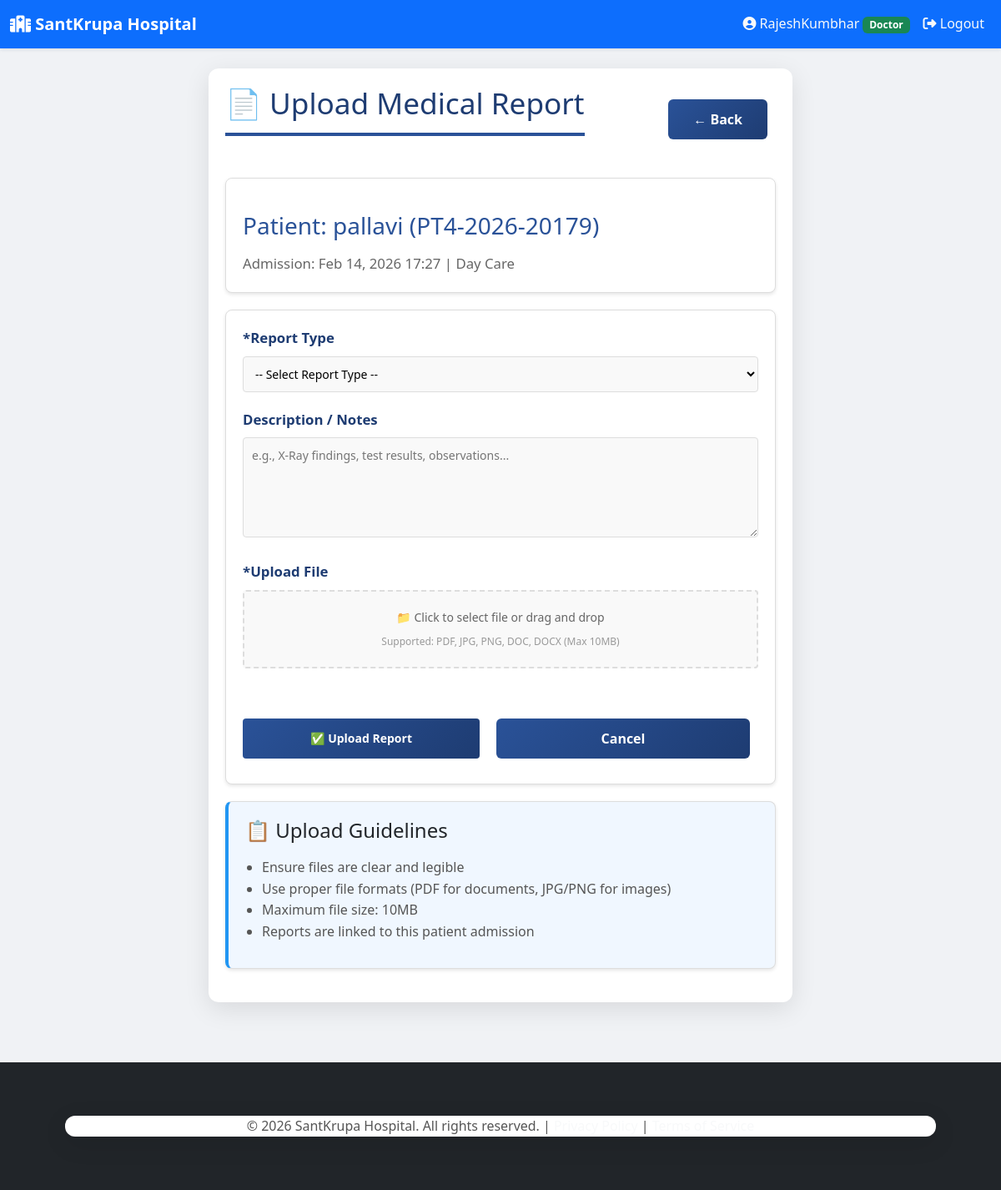
Screenshot of /clinic/ghanshyam_123/doctor/admission/4/upload-report/ (signed in) with the database file from the repository.
### hospital/models.py (models this page shows, shortened)
class User(AbstractUser):
    ROLE_CHOICES = [
        ('super_admin', 'Super Admin'),
        ('admin', 'Clinic Admin'),
        ('doctor', 'Doctor'),
        ('receptionist', 'Receptionist'),
        ('patient', 'Patient'),
        ('lab_tech', 'Lab Technician'),
    ]
    clinic = models.ForeignKey(Clinic, on_delete=models.CASCADE, related_name='users', null=True, blank=True)
    role = models.CharField(max_length=20, choices=ROLE_CHOICES, default='patient')
    created_at = models.DateTimeField(auto_now_add=True)
    class Meta:
        unique_together = [['clinic', 'username']]

class PatientAdmission(models.Model):
    ADMISSION_TYPES = [
        ('general', 'General Ward'),
        ('icu', 'ICU'),
        ('emergency', 'Emergency'),
        ('day_care', 'Day Care'),
        ('isolation', 'Isolation Ward'),
    ]
    DISCHARGE_STATUS = [
        ('admitted', 'Admitted'),
        ('in_treatment', 'In Treatment'),
        ('improving', 'Improving'),
        ('stable', 'Stable'),
        ('ready_for_discharge', 'Ready for Discharge'),
        ('discharged', 'Discharged'),
        ('shifted', 'Shifted to Another Facility'),
        ('deceased', 'Deceased'),
    ]
    clinic = models.ForeignKey(Clinic, on_delete=models.CASCADE, related_name='patient_admissions', null=True, blank=True)
    patient = models.ForeignKey(Patient, on_delete=models.CASCADE, related_name='admissions')
    doctor = models.ForeignKey(Doctor, on_delete=models.SET_NULL, null=True, blank=True, related_name='admissions')
    admission_date = models.DateTimeField(auto_now_add=True)
    admission_type = models.CharField(max_length=50, choices=ADMISSION_TYPES, default='general')
    bed_number = models.CharField(max_length=50, blank=True, help_text="e.g., 'ICU-5', 'Ward-A-12'")
    room_number = models.CharField(max_length=50, blank=True)
    reason_for_admission = models.TextField(help_text="Chief complaint, symptoms")
    medical_history = models.TextField(blank=True, help_text="Relevant past medical history")
    allergies = models.TextField(blank=True, help_text="Drug allergies, food allergies, etc.")
    status = models.CharField(max_length=30, choices=DISCHARGE_STATUS, default='admitted')
    discharge_date = models.DateTimeField(null=True, blank=True)
    discharge_notes = models.TextField(blank=True)
    follow_up_date = models.DateField(null=True, blank=True)
    follow_up_instructions = models.TextField(blank=True)
    created_at = models.DateTimeField(auto_now_add=True)
    updated_at = models.DateTimeField(auto_now=True)
    objects = ClinicManager()
    class Meta:
        ordering = ['-admission_date']

class Patient(models.Model):
    STATUS_CHOICES = [
        ('registered', 'Registered'),
        ('in_diagnosis', 'In Diagnosis'),
        ('treatment_started', 'Treatment Started'),
        ('discharged', 'Discharged'),
    ]
    clinic = models.ForeignKey(Clinic, on_delete=models.CASCADE, related_name='patients', null=True, blank=True)
    patient_id = models.CharField(max_length=20, editable=False)
    user = models.OneToOneField(User, on_delete=models.CASCADE, null=True, blank=True)
    patient_name = models.CharField(max_length=100)
    age = models.IntegerField()
    address = models.TextField()
    phone_number = models.CharField(max_length=15)
    registration_date = models.DateField(auto_now_add=True)
    status = models.CharField(max_length=20, choices=STATUS_CHOICES, default='registered')
    default_password = models.CharField(max_length=20, blank=True)
    registered_by = models.ForeignKey(User, on_delete=models.SET_NULL, null=True, blank=True,
                                     related_name='patients_registered',
                                     limit_choices_to={'role': 'receptionist'})
    objects = ClinicManager()
    class Meta:
        ordering = ['-registration_date']
        unique_together = [['clinic', 'patient_id']]
        indexes = [
            models.Index(fields=['clinic', 'registration_date']),
            models.Index(fields=['clinic', 'phone_number']),
        ]

### hospital/views.py (the view, shortened to what this page needs)
# urls.py: path('doctor/admission/<int:admission_id>/upload-report/', views.upload_admission_report, name='upload_admission_report'),
@login_required(login_url='login')
@require_http_methods(["GET", "POST"])
def upload_admission_report(request, admission_id, clinic_slug=None):
    if request.user.role != 'doctor':
        return redirect('homepage')
    clinic = get_clinic_from_slug_or_middleware(clinic_slug, request)
    if not clinic:
        return redirect('homepage')
    admission = get_object_or_404(PatientAdmission, id=admission_id, clinic=clinic)
    context = {
        'admission': admission,
        'clinic': clinic,
        'report_types': [
            ('Lab Report', 'Lab Report'),
            ('X-Ray', 'X-Ray'),
            ('CT Scan', 'CT Scan'),
            ('Ultrasound', 'Ultrasound'),
            ('ECG', 'ECG'),
            ('Blood Test', 'Blood Test'),
            ('COVID Report', 'COVID Report'),
            ('Discharge Summary', 'Discharge Summary'),
            ('Other', 'Other'),
        ]
    }
    return render(request, 'hospital/doctor/upload_admission_report.html', context)

### hospital/managers.py (called while the page is built)
    def get_queryset(self):
        return super().get_queryset()

### hospital/views.py (called while the page is built)
def get_clinic_from_slug_or_middleware(clinic_slug, request):
    if clinic_slug:
        try:
            return Clinic.objects.get(slug=clinic_slug)
        except Clinic.DoesNotExist:
            return None
    if hasattr(request, 'clinic') and request.clinic:
        return request.clinic
    if request.user.is_authenticated and hasattr(request.user, 'clinic'):
        return request.user.clinic
    return None

### hospital/templates/hospital/doctor/upload_admission_report.html (shortened to what this page needs)
{% extends "hospital/base.html" %}
{% block content %}
<div class="container" style="max-width: 700px; margin: 0 auto; padding: 20px;">
    <div style="display: flex; justify-content: space-between; align-items: center; margin-bottom: 30px;">
        <h1>📄 Upload Medical Report</h1>
        <a href="{% url 'admission_details' admission_id=admission.id clinic_slug=clinic.slug %}" class="btn" style="background-color: #666;">
            ← Back
        </a>
    </div>
    <div class="card" style="margin-bottom: 20px;">
        <h3>Patient: {{ admission.patient.patient_name }} ({{ admission.patient.patient_id }})</h3>
        <p style="color: #666; margin: 5px 0 0 0;">Admission: {{ admission.admission_date|date:"M d, Y H:i" }} | {{ admission.get_admission_type_display }}</p>
    </div>
    <form method="post" enctype="multipart/form-data" class="card">
        <div class="form-group">
            <label for="report_type" style="display: block; font-weight: bold; margin-bottom: 8px;">*Report Type</label>
            <select name="report_type" id="report_type" required style="width: 100%; padding: 10px; border: 1px solid #ddd; border-radius: 4px; font-size: 14px;">
                <option value="">-- Select Report Type --</option>
            </select>
        </div>
        <div class="form-group">
            <label for="description" style="display: block; font-weight: bold; margin-bottom: 8px;">Description / Notes</label>
            <textarea name="description" id="description" rows="3"
                      placeholder="e.g., X-Ray findings, test results, observations..."
                      style="width: 100%; padding: 10px; border: 1px solid #ddd; border-radius: 4px; font-size: 14px; box-sizing: border-box; font-family: inherit;"></textarea>
        </div>
        <div class="form-group">
            <label for="report_file" style="display: block; font-weight: bold; margin-bottom: 8px;">*Upload File</label>
            <div style="padding: 20px; border: 2px dashed #ddd; border-radius: 4px; text-align: center; cursor: pointer; background-color: #f9f9f9; transition: all 0.3s;"
                 onmouseover="this.style.borderColor='#2196f3'; this.style.backgroundColor='#f0f7ff';"
                 onmouseout="this.style.borderColor='#ddd'; this.style.backgroundColor='#f9f9f9';"
                 onclick="document.getElementById('report_file').click();">
                <p style="margin: 0; color: #666; font-size: 14px;">
                    📁 Click to select file or drag and drop
                </p>
                <p style="margin: 8px 0 0 0; color: #999; font-size: 12px;">
                    Supported: PDF, JPG, PNG, DOC, DOCX (Max 10MB)
                </p>
            </div>
        </div>
        <div style="display: flex; gap: 10px; margin-top: 20px;">
            <button type="submit" class="btn" style="flex: 1;">✅ Upload Report</button>
            <a href="{% url 'admission_details' admission_id=admission.id clinic_slug=clinic.slug %}" class="btn" style="flex: 1; text-align: center; background-color: #999;">Cancel</a>
        </div>
    </form>
    <div class="card" style="margin-top: 20px; background-color: #f0f7ff; border-left: 4px solid #2196f3;">
        <h4 style="margin-top: 0;">📋 Upload Guidelines</h4>
        <ul style="margin: 10px 0; padding-left: 20px; color: #555;">
            <li>Ensure files are clear and legible</li>
            <li>Use proper file formats (PDF for documents, JPG/PNG for images)</li>
            <li>Maximum file size: 10MB</li>
            <li>Reports are linked to this patient admission</li>
        </ul>
    </div>
</div>
{% endblock %}

### hospital/templates/hospital/base.html (shortened to what this page needs)
<!DOCTYPE html>
<html lang="en">
<head>
    <link href="https://cdnjs.cloudflare.com/ajax/libs/bootstrap/5.3.0/css/bootstrap.min.css" rel="stylesheet">
    <link rel="stylesheet" href="https://cdnjs.cloudflare.com/ajax/libs/font-awesome/6.4.0/css/all.min.css">
    <link rel="stylesheet" type="text/css" href="/static/style.css">
</head>
<body>
    <nav class="navbar navbar-expand-lg navbar-dark bg-primary shadow-sm">
        <div class="container-fluid">
            <a class="navbar-brand fw-bold fs-5" href="{% url 'homepage' %}">
                <i class="fas fa-hospital"></i> SantKrupa Hospital
            </a>
            <div class="collapse navbar-collapse" id="navbarNav">
                <ul class="navbar-nav ms-auto">
                    {% if user.is_authenticated %}
                        <li class="nav-item">
                            <span class="nav-link text-light">
                                <i class="fas fa-user-circle"></i> {{ user.username }}
                                <span class="badge bg-success">{{ user.get_role_display }}</span>
                            </span>
                        </li>
                        <li class="nav-item">
                            <a class="nav-link text-light" href="{% url 'logout' %}">
                                <i class="fas fa-sign-out-alt"></i> Logout
                            </a>
                        </li>
                    {% else %}
                        <li class="nav-item">
                            <a class="nav-link text-light" href="{% url 'login' %}">
                                <i class="fas fa-sign-in-alt"></i> Login
                            </a>
                        </li>
                    {% endif %}
                </ul>
            </div>
        </div>
    </nav>
    <main class="min-vh-100 py-4">
        <div class="container-lg">
            {% block content %}
            {% endblock %}
        </div>
    </main>
    <footer class="bg-dark text-light py-4 mt-5">
        <div class="container text-center">
            <p class="mb-0">&copy; 2026 SantKrupa Hospital. All rights reserved. |
            <a href="#" class="text-light">Privacy Policy</a> |
            <a href="#" class="text-light">Terms of Service</a></p>
        </div>
    </footer>
</body>
</html>

### static/style.css (style rules this page uses)
* { margin: 0; padding: 0; box-sizing: border-box; }
body { font-family: 'Segoe UI', Tahoma, Geneva, Verdana, sans-serif; background-color: #f0f2f5; color: #333; line-height: 1.6; }
.container { width: 90%; max-width: 1200px; margin: 40px auto; padding: 0; background: #fff; box-shadow: 0 8px 30px rgba(0, 0, 0, 0.1); border-radius: 12px; overflow: hidden; }
h1 { color: #1e3c72; margin-bottom: 20px; font-size: 2.2em; border-bottom: 4px solid #2a5298; padding-bottom: 15px; }
h3 { color: #2a5298; margin-top: 20px; margin-bottom: 10px; }
p { margin-bottom: 15px; color: #555; font-size: 1.05em; }
button, .btn, a.btn { background: linear-gradient(135deg, #2a5298 0%, #1e3c72 100%); color: #fff; padding: 12px 30px; border: none; border-radius: 6px; cursor: pointer; font-size: 1em; font-weight: 600; transition: all 0.3s ease; text-decoration: none; display: inline-block; margin: 10px 10px 10px 0; }
a { color: #2a5298; text-decoration: none; font-weight: 500; transition: color 0.3s ease; }
form { margin: 20px 0; }
.form-group { margin-bottom: 25px; }
label { display: block; margin-bottom: 8px; color: #1e3c72; font-weight: 600; font-size: 1.05em; }
input[type="text"], input[type="email"], input[type="password"], input[type="date"], input[type="file"], textarea, select { width: 100%; padding: 12px 15px; border: 2px solid #e0e0e0; border-radius: 6px; font-size: 1em; font-family: inherit; transition: all 0.3s ease; background-color: #f9f9f9; }
textarea { resize: vertical; min-height: 120px; }
.card { background: #fff; border-left: 5px solid #2a5298; border-radius: 8px; padding: 25px; margin: 20px 0; box-shadow: 0 4px 12px rgba(0, 0, 0, 0.08); transition: all 0.3s ease; }
footer { background: #1e3c72; color: #fff; text-align: center; padding: 20px; margin-top: 40px; font-size: 0.95em; }
:root { --primary-color: #0d6efd; --success-color: #198754; --danger-color: #dc3545; --warning-color: #ffc107; --info-color: #0dcaf0; }

### hospital/templates/hospital/doctor/upload_admission_report.html (style rules this page uses)
.form-group { margin-bottom: 20px; }
.card { background: white; border: 1px solid #ddd; border-radius: 8px; padding: 20px; box-shadow: 0 2px 4px rgba(0,0,0,0.1); }
.btn { background-color: #2196f3; color: white; border: none; padding: 10px 20px; border-radius: 4px; cursor: pointer; font-size: 14px; font-weight: bold; transition: background-color 0.3s; }

### rows the page displays
User: username "RajeshKumbhar", role "Doctor"
PatientAdmission: patient.patient_name "pallavi", patient.patient_id "PT4-2026-20179", admission_date "Feb 14, 2026 17:27", admission_type "Day Care"
